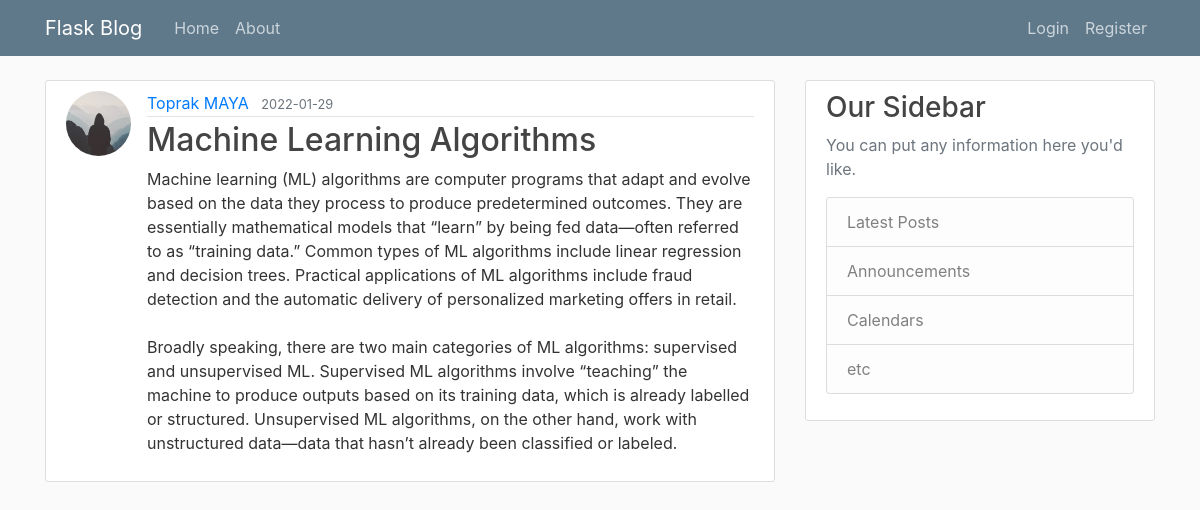
Screenshot of /post/2 with the database file from the repository.
### flaskblog/models.py (models this page shows, shortened)
class User(db.Model, UserMixin):
    id = db.Column(db.Integer, primary_key=True)
    username = db.Column(db.String(20), unique=True, nullable=False)
    email = db.Column(db.String(120), unique=True, nullable=False)
    image_file = db.Column(db.String(20), nullable=False, default='default.jpg')
    password = db.Column(db.String(60), nullable=False)
    posts = db.relationship('Post', backref='author', lazy='dynamic')

class Post(db.Model):
    id = db.Column(db.Integer, primary_key=True)
    title = db.Column(db.String(100), nullable=False)
    date_posted = db.Column(db.DateTime, nullable=False, default=datetime.utcnow)
    content = db.Column(db.Text, nullable=False)
    user_id = db.Column(db.Integer, db.ForeignKey('user.id'), nullable=False)

### flaskblog/posts/routes.py (the view)
@posts.route("/post/<post_id>")
def post(post_id):
    post = Post.query.get_or_404(post_id)
    return render_template('post.html', title = post.title, post=post)

### flaskblog/templates/post.html (shortened to what this page needs)
{% extends "layout.html" %}
{% block content %}
    <article class="media content-section">
        <img class="rounded-circle article-img"
             src="{{ url_for('static', filename='profile_pics/'+post.author.image_file)}}">
        <div class="media-body">
            <div class="article-metadata">
                <a class="mr-2" href="{{ url_for('users.user_posts', username=post.author.username)}}">{{ post.author.username }}</a>
                <small class="text-muted">{{ post.date_posted.strftime('%Y-%m-%d') }}</small>
            </div>
            <h2 class="article-title">{{ post.title }}</h2>
            <p class="article-content">{{ post.content }}</p>
        </div>
    </article>
{% endblock content %}

### flaskblog/static/main.css (style rules this page uses)
body { background: #fafafa; color: #333333; margin-top: 5rem; }
h1, h2, h3, h4, h5, h6 { color: #444444; }
.content-section { background: #ffffff; padding: 10px 20px; border: 1px solid #dddddd; border-radius: 3px; margin-bottom: 20px; }
.article-title { color: #444444; }
.article-content { white-space: pre-line; }
.article-img { height: 65px; width: 65px; margin-right: 16px; }
.article-metadata { padding-bottom: 1px; margin-bottom: 4px; border-bottom: 1px solid #e3e3e3 }

### rows the page displays
User: image_file (placeholder picture), author.username "Toprak MAYA"
Post: date_posted "2022-01-29", title "Machine Learning Algorithms", content "Machine learning (ML) algorithms are computer programs that adapt and evolve based on the data they process to produce predetermined outcomes. They are essentially mathematical models that “learn” by being fed data—often referred to as “training data.” Common types of ML algorithms include linear regression and decision trees. Practical applications of ML algorithms include fraud detection and the automatic delivery of personalized marketing offers in retail. Broadly speaking, there are two main categories of ML algorithms: supervised and unsupervised ML. Supervised ML algorithms involve “teaching” the machine to produce outputs based on its training data, which is already labelled or…"
